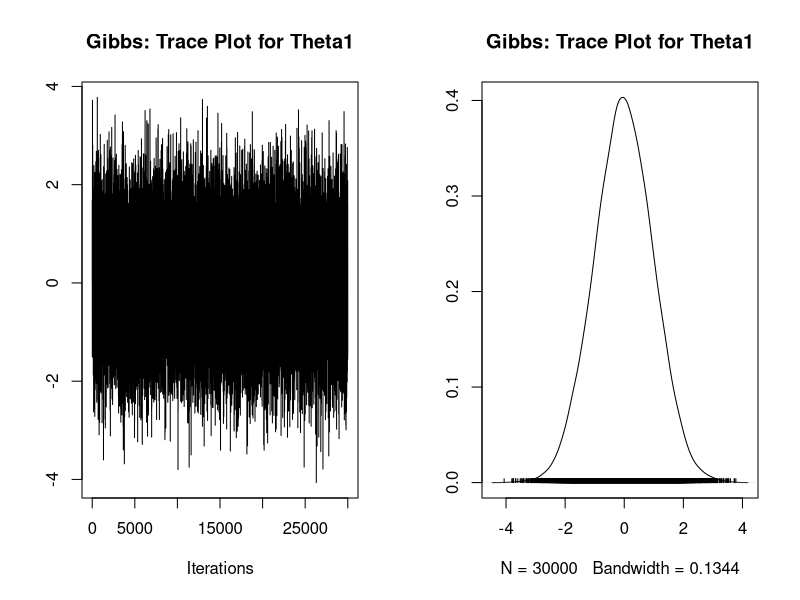
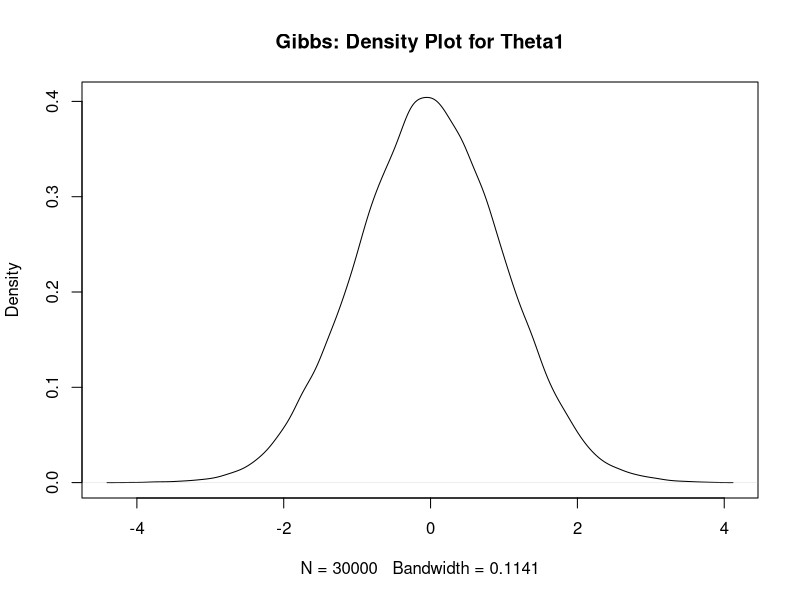
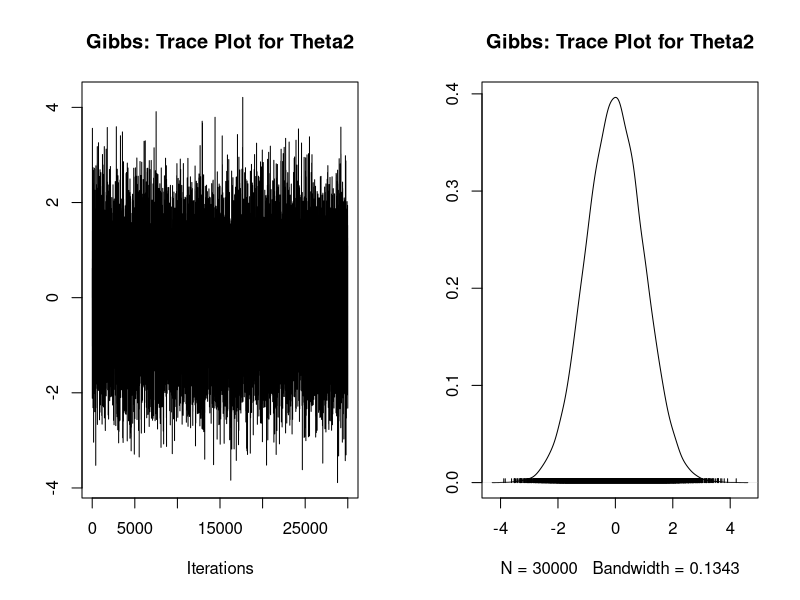
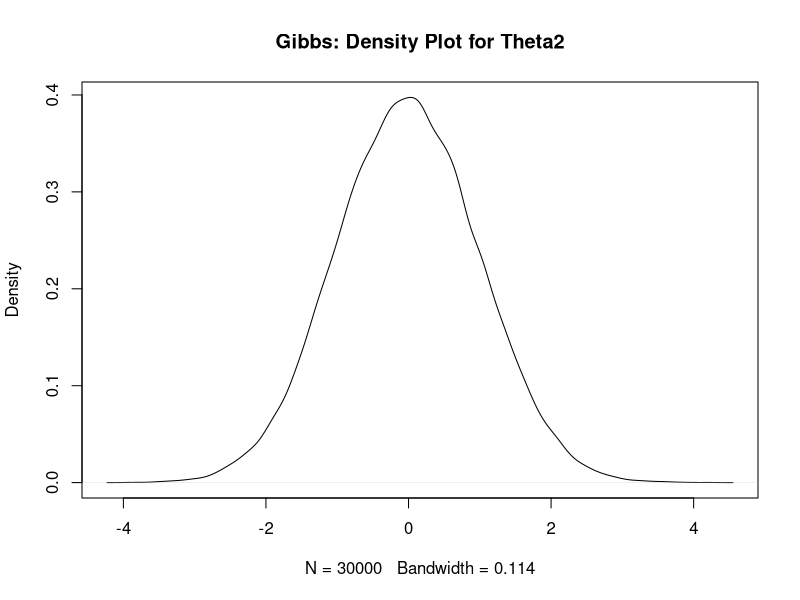
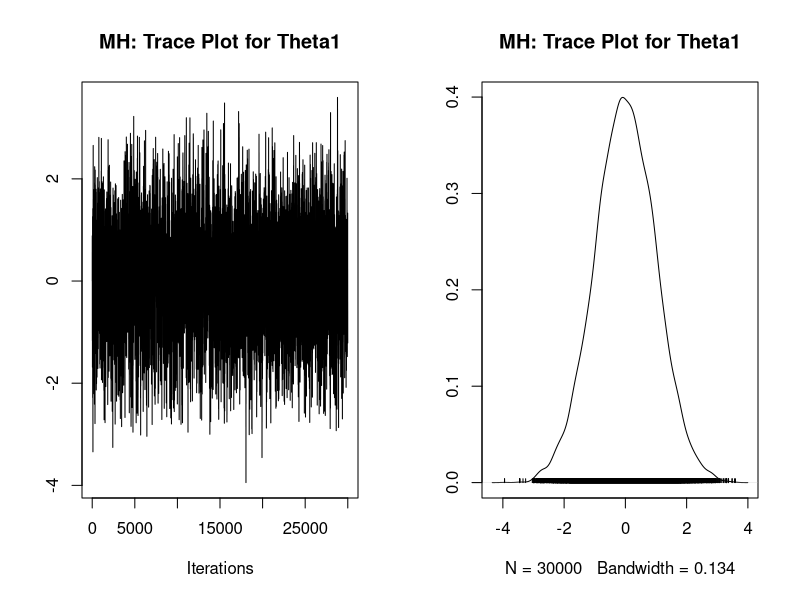
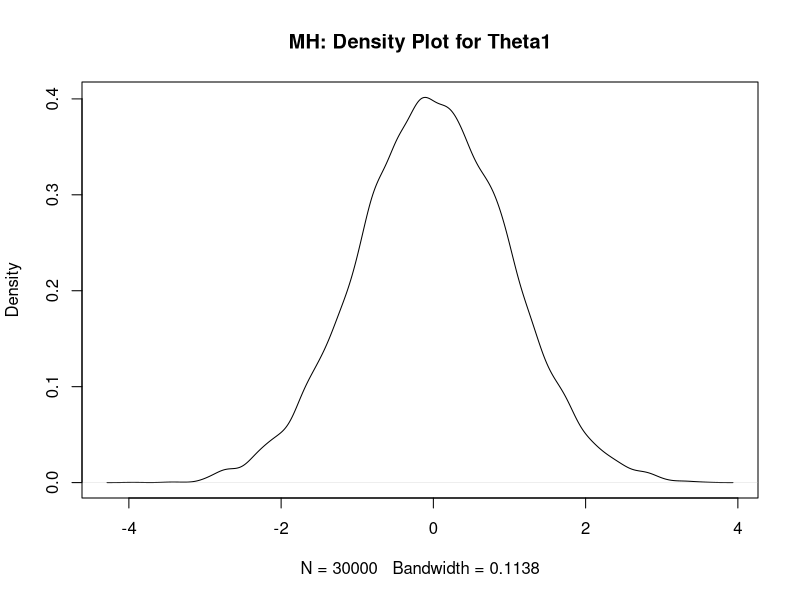
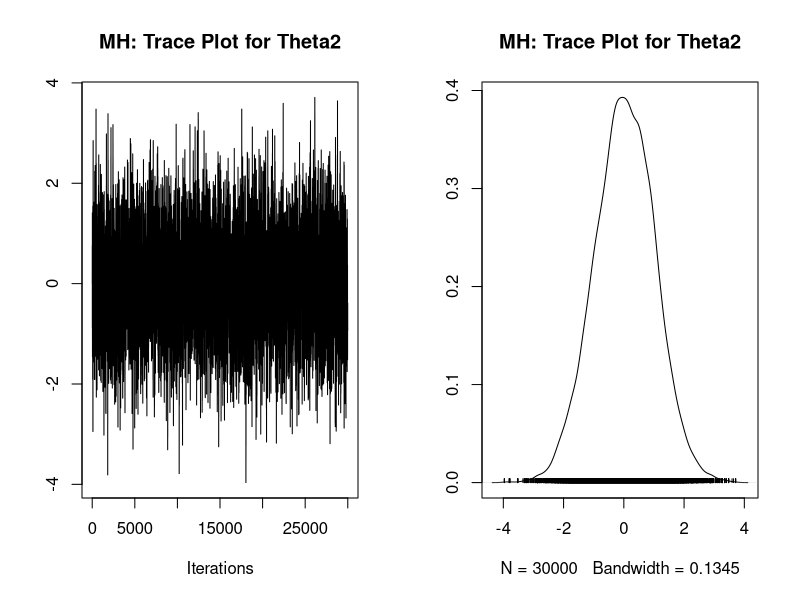
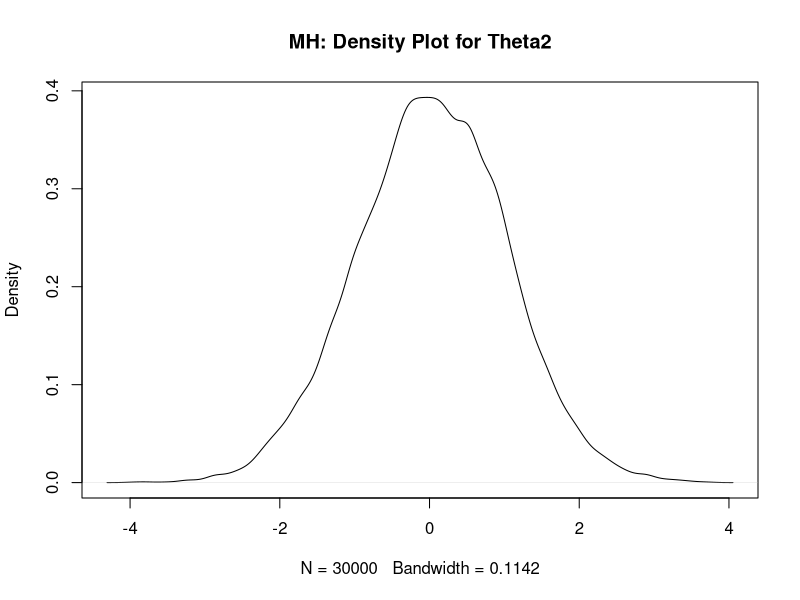

Source code (R) for these figures, in order:
## ---- chunk 1
set.seed(12242987)
library(coda)
rho <- 0.5
M <- 30000
## ---- chunk 2
gibbs_sampler <- function(rho, M, init = c(0, 0)) {
  theta <- matrix(0, nrow = M, ncol = 2)
  theta[1, ] <- init

  for (i in 2:M) {
    theta2 <- theta[i - 1, 2]
    mean1 <- rho * theta2
    theta[i, 1] <- rnorm(1, mean = mean1, sd = sqrt(1 - rho^2))

    theta1 <- theta[i, 1]
    mean2 <- rho * theta1
    theta[i, 2] <- rnorm(1, mean = mean2, sd = sqrt(1 - rho^2))
  }
  return(theta)
}
## ---- chunk 3
metropolis_hastings <- function(rho, M, init = c(0, 0)) {
  theta <- matrix(0, nrow = M, ncol = 2)
  theta[1, ] <- init

  for (i in 2:M) {
    theta_proposed <- rnorm(2, mean = theta[i - 1, ], sd = 1)

    num <- exp(-1 / (2 * (1 - rho^2)) *
      (theta_proposed[1]^2 + theta_proposed[2]^2 -
        2 * rho * theta_proposed[1] * theta_proposed[2]))
    den <- exp(-1 / (2 * (1 - rho^2)) *
      (theta[i - 1, 1]^2 + theta[i - 1, 2]^2 -
        2 * rho * theta[i - 1, 1] * theta[i - 1, 2]))
    acceptance_ratio <- num / den

    if (runif(1) < acceptance_ratio) {
      theta[i, ] <- theta_proposed
    } else {
      theta[i, ] <- theta[i - 1, ]
    }
  }
  return(theta)
}
## ---- chunk 4
gibbs_chain <- gibbs_sampler(rho, M)

mh_chain <- metropolis_hastings(rho, M)
gibbs_mcmc <- as.mcmc(gibbs_chain)
mh_mcmc <- as.mcmc(mh_chain)

# Plot trace and density plots
plot(gibbs_mcmc[, 1], main = "Gibbs: Trace Plot for Theta1", type = "l")
plot(density(gibbs_chain[, 1]), main = "Gibbs: Density Plot for Theta1")

plot(gibbs_mcmc[, 2], main = "Gibbs: Trace Plot for Theta2", type = "l")
plot(density(gibbs_chain[, 2]), main = "Gibbs: Density Plot for Theta2")


# Repeat for Metropolis-Hastings
plot(mh_mcmc[, 1], main = "MH: Trace Plot for Theta1", type = "l")
plot(density(mh_chain[, 1]), main = "MH: Density Plot for Theta1")

plot(mh_mcmc[, 2], main = "MH: Trace Plot for Theta2", type = "l")
plot(density(mh_chain[, 2]), main = "MH: Density Plot for Theta2")
